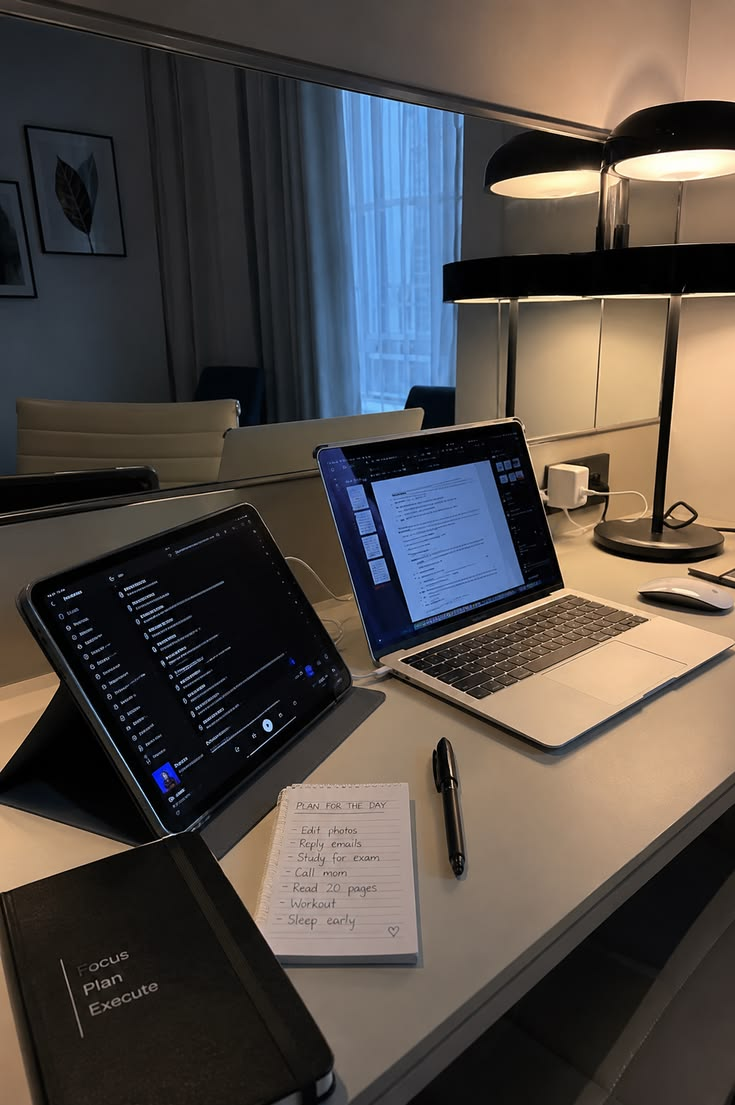
#> input picture accounts/antigpt/posts/1-straight-a-hacks/sourced/slide1.jpg, 735 x 1105 px
$ python process_images.py
#> lines starting #> are read from the running program, lines starting #| are printed output that depends on the picture
"""
Process images for antigpt post 1: "3 study hacks straight A students never tell you about".

Copy tone: casual lowercase "study with me" voice with a "swipe →" cue on the hook
(approved from quality-gate attempt-005, 2026-09-08).

Renderer lineage: makebrainrotvideos post-5 styling (centered white Arial, black
outline, numbered header + paragraph) with the antigpt quality-gate upgrades
from attempt-003/004: 3x supersampling + Lanczos downsample, anti-aliased
stroke_width outline, and the AntiGPT logo under the brand name on the CTA.
All design values are in final-canvas pixels; SCALE is applied at draw time.

Slide copy below mirrors flow.md exactly, including manual line breaks.

Run from the repo root:
    python3 accounts/antigpt/posts/1-straight-a-hacks/process_images.py
"""

from pathlib import Path

from PIL import Image, ImageDraw, ImageEnhance, ImageFont

# --- Canvas ---
TARGET_W = 1080
TARGET_H = 1920
TARGET_RATIO = TARGET_W / TARGET_H
SCALE = 3  # supersampling factor for text rendering
RW, RH = TARGET_W * SCALE, TARGET_H * SCALE

# --- Text config (identical to makebrainrotvideos post 5) ---
HEADER_SIZE = 40
BODY_SIZE = 30
HOOK_SIZE = 38
CTA_LABEL_SIZE = 34
CTA_URL_SIZE = 44
OUTLINE_WIDTH = 3
LINE_SPACING = 16
HEADER_BODY_GAP = 30
MARGIN_X = 140
LOGO_PATH = Path(__file__).resolve().parents[2] / "assets" / "logo-white.png"  # accounts/antigpt/assets/
LOGO_W = 150       # final-canvas px
LOGO_GAP = 36      # gap between brand name baseline and logo top, final px

# --- Sourced images (empty for now: solid black) ---
SOURCED_DIR = Path(__file__).parent / "sourced"
IMAGE_MAP: dict[int, str] = {
    1: "slide1.jpg",  # hotel-style desk, laptop + iPad, warm lamp
    2: "slide2.jpg",  # bedroom desk, student writing with headphones (450x800, upscaled)
    3: "slide3.jpg",  # black desk setup, whiteboard, 10:30 screen
    4: "slide4.jpg",  # library, student writing at a desk
    5: "slide5.jpg",  # over-shoulder, iPad + notebook by a window
}

# --- Slide definitions with manual line breaks (mirror copy.md) ---
SLIDES = [
    {
        "id": 1,
        "role": "hook",
        "header": None,
        "body": "3 study hacks straight A students\nnever tell you about\nswipe \u2192",
        "overlay_pct": 0.65,
    },
    {
        "id": 2,
        "role": "step",
        "header": "1. start with the exam",
        "body": "past papers first, textbook second.\nexams repeat themselves way more than\nteachers admit. study what gets asked.",
        "overlay_pct": 0.75,
    },
    {
        "id": 3,
        "role": "step",
        "header": "2. write the ugly draft first",
        "body": "no sources, no outline. just what you\nalready think, in bad sentences.\nfixing a bad page > staring at a blank one",
        "overlay_pct": 0.75,
    },
    {
        "id": 4,
        "role": "step",
        "header": "3. ask your professor",
        "body": "office hours, the week before the exam.\nask \"what do students usually get wrong?\"\nthey\u2019ll tell you. nobody asks.",
        "overlay_pct": 0.75,
    },
    {
        "id": 5,
        "role": "cta",
        "header": None,
        "body": "chatgpt wrote your ugly draft?\nrun it through this before you submit.\nit bypasses turnitin and all AI detectors",
        "cta_url": "AntiGPT",
        "overlay_pct": 0.78,
    },
]


def load_font(size: int, bold: bool = True) -> ImageFont.FreeTypeFont:
    size = size * SCALE
    if bold:
        candidates = [
            "/System/Library/Fonts/Supplemental/Arial Bold.ttf",
            "arialbd.ttf",
            "/usr/share/fonts/truetype/liberation/LiberationSans-Bold.ttf",
        ]
    else:
        candidates = [
            "/System/Library/Fonts/Supplemental/Arial.ttf",
            "arial.ttf",
            "/usr/share/fonts/truetype/liberation/LiberationSans-Regular.ttf",
        ]
    for path in candidates:
        try:
            return ImageFont.truetype(path, size)
        except OSError:
            continue
    for path in [
        "/System/Library/Fonts/Supplemental/Arial Bold.ttf",
        "/System/Library/Fonts/Helvetica.ttc",
    ]:
        try:
            return ImageFont.truetype(path, size)
        except OSError:
            continue
    print("[font fallback] Arial not found; using default")
    return ImageFont.load_default()


def normalize_to_9_16(img: Image.Image) -> Image.Image:
    w, h = img.size
    current_ratio = w / h
    if current_ratio > TARGET_RATIO:
        new_w = int(h * TARGET_RATIO)
        left = (w - new_w) // 2
        img = img.crop((left, 0, left + new_w, h))
    elif current_ratio < TARGET_RATIO:
        new_h = int(w / TARGET_RATIO)
        if new_h <= h:
            top = (h - new_h) // 2
            img = img.crop((0, top, w, top + new_h))
    return img.resize((RW, RH), Image.LANCZOS)


def apply_treatment(img: Image.Image) -> Image.Image:
    img = ImageEnhance.Contrast(img).enhance(1.12)
    img = ImageEnhance.Color(img).enhance(0.85)
    return img


def apply_dark_overlay(img: Image.Image, opacity: float) -> Image.Image:
    overlay = Image.new("RGB", (RW, RH), (0, 0, 0))
    return Image.blend(img, overlay, opacity)


def make_black_bg() -> Image.Image:
    return Image.new("RGB", (RW, RH), (0, 0, 0))


def draw_text_block(draw: ImageDraw.ImageDraw, text: str, font: ImageFont.FreeTypeFont, start_y: int) -> int:
    """Centered white text with anti-aliased black stroke. Coordinates in render (scaled) px."""
    lines = text.split("\n")
    stroke = OUTLINE_WIDTH * SCALE
    spacing = LINE_SPACING * SCALE
    margin = MARGIN_X * SCALE
    current_y = start_y
    for line in lines:
        bbox = font.getbbox(line)
        line_w = bbox[2] - bbox[0]
        line_h = bbox[3] - bbox[1]
        x = (RW - line_w) // 2
        if x < margin:
            x = margin
        draw.text((x, current_y), line, font=font, fill="white", stroke_width=stroke, stroke_fill="black")
        current_y += line_h + spacing
    return current_y


def calc_text_height(text: str, font: ImageFont.FreeTypeFont) -> int:
    total = 0
    for line in text.split("\n"):
        bbox = font.getbbox(line)
        total += bbox[3] - bbox[1] + LINE_SPACING * SCALE
    return total - LINE_SPACING * SCALE


def render_slide(slide: dict) -> Image.Image:
    photo_file = IMAGE_MAP.get(slide["id"])
    if photo_file and (SOURCED_DIR / photo_file).exists():
        img = Image.open(SOURCED_DIR / photo_file).convert("RGB")
        img = normalize_to_9_16(img)
        img = apply_treatment(img)
        img = apply_dark_overlay(img, slide["overlay_pct"])
    else:
        if photo_file:
            print(f"[slide {slide['id']}] missing sourced/{photo_file}, using black")
        img = make_black_bg()

    draw = ImageDraw.Draw(img)
    role = slide["role"]

    if role == "hook":
        font = load_font(HOOK_SIZE, bold=True)
        text_h = calc_text_height(slide["body"], font)
        draw_text_block(draw, slide["body"], font, (RH - text_h) // 2)

    elif role == "step":
        header_font = load_font(HEADER_SIZE, bold=True)
        body_font = load_font(BODY_SIZE, bold=False)
        header_h = calc_text_height(slide["header"], header_font)
        body_h = calc_text_height(slide["body"], body_font)
        total_h = header_h + HEADER_BODY_GAP * SCALE + body_h
        y = draw_text_block(draw, slide["header"], header_font, (RH - total_h) // 2)
        y += (HEADER_BODY_GAP - LINE_SPACING) * SCALE
        draw_text_block(draw, slide["body"], body_font, y)

    elif role == "cta":
        label_font = load_font(CTA_LABEL_SIZE, bold=False)
        url_font = load_font(CTA_URL_SIZE, bold=True)
        label_h = calc_text_height(slide["body"], label_font)
        url_h = calc_text_height(slide["cta_url"], url_font)
        logo = Image.open(LOGO_PATH).convert("RGBA")
        lw = LOGO_W * SCALE
        lh = round(logo.height * lw / logo.width)
        logo = logo.resize((lw, lh), Image.LANCZOS)
        total_h = label_h + 40 * SCALE + url_h + LOGO_GAP * SCALE + lh
        y = draw_text_block(draw, slide["body"], label_font, (RH - total_h) // 2)
        y += (40 - LINE_SPACING) * SCALE
        y = draw_text_block(draw, slide["cta_url"], url_font, y)
        y += (LOGO_GAP - LINE_SPACING) * SCALE
        img.paste(logo, ((RW - lw) // 2, y), logo)

    return img.resize((TARGET_W, TARGET_H), Image.LANCZOS)


def main() -> None:
    out_dir = Path(__file__).parent / "processed"
    out_dir.mkdir(exist_ok=True)
    for slide in SLIDES:
        img = render_slide(slide)
#> in render_slide, img is the input picture: PIL image 735x1105 RGB; mean R, G, B 81.8, 75.5, 71.3
#> in normalize_to_9_16, `img = img.crop((left, 0, left + new_w, h))`:
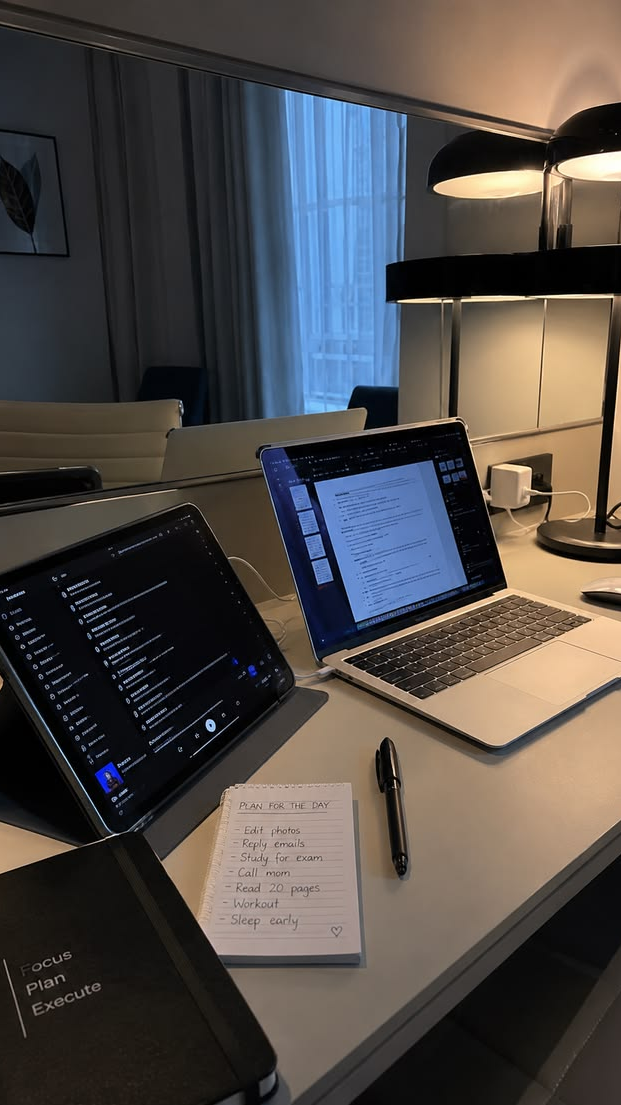
#> img: PIL image 621x1105 RGB; mean R, G, B 79, 74.2, 71.8
#> in apply_dark_overlay, `overlay = Image.new("RGB", (RW, RH), (0, 0, 0))`: overlay: PIL image 3240x5760 RGB; every value is 0
#> in apply_dark_overlay, `return Image.blend(img, overlay, opacity)`:
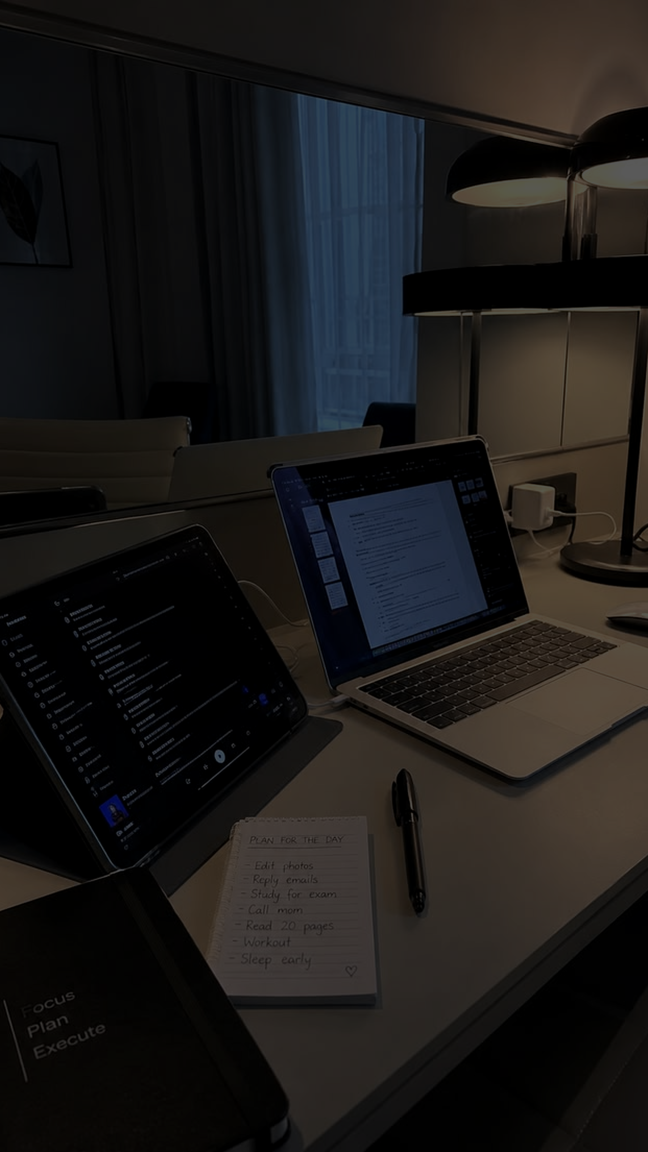
#> returned value: PIL image 3240x5760 RGB (shown at 1/5 size); mean R, G, B 27, 25.5, 24.6
        assert img.size == (TARGET_W, TARGET_H)
        out_path = out_dir / f"slide_{slide['id']:02d}.png"
        img.save(out_path, "PNG")
        print(f"Saved: processed/{out_path.name}")
#| Saved: processed/slide_01.png
#> pass 2 of the loop in main, `for slide in SLIDES:`:
#> photo_file = 'slide2.jpg'
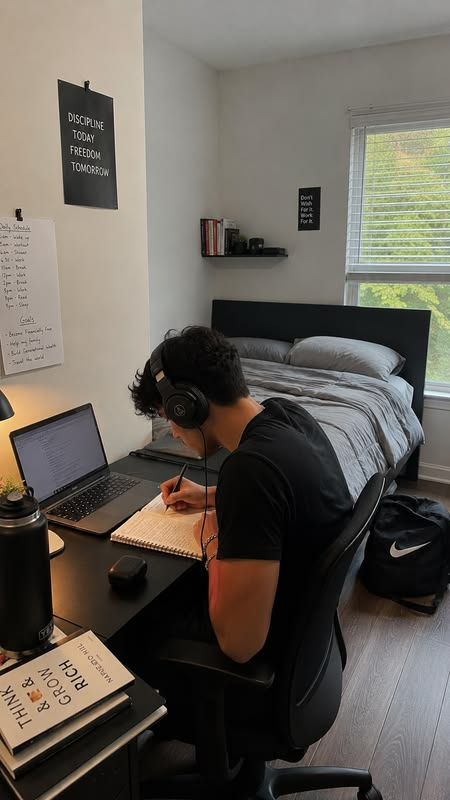
#> input picture accounts/antigpt/posts/1-straight-a-hacks/sourced/slide2.jpg, 450 x 800 px
#> in render_slide, img is the input picture: PIL image 450x800 RGB; mean R, G, B 101.4, 95.8, 87.5
#> in apply_dark_overlay (call 2), `return Image.blend(img, overlay, opacity)`:
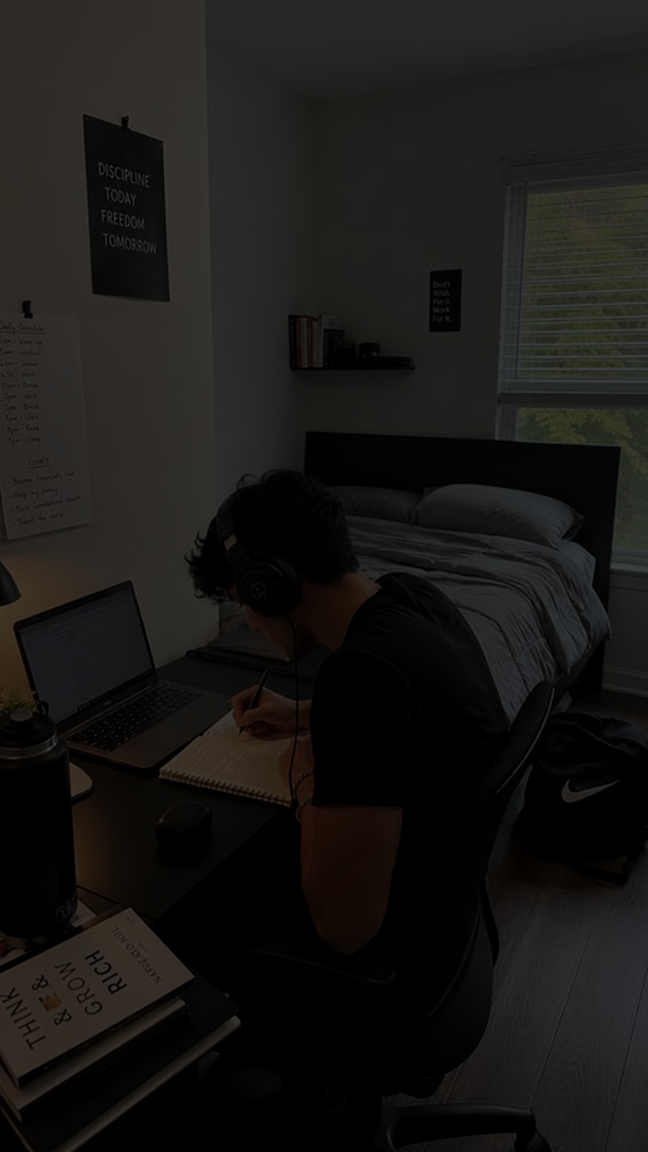
#> returned value: PIL image 3240x5760 RGB (shown at 1/5 size); mean R, G, B 25, 23.7, 21.7
#> role = 'step'
#> header_h = 93
#> body_h = 357
#> total_h = 540
#> in render_slide (call 2), `y = draw_text_block(draw, slide["header"], header_font, (RH - total_h)..`: y = 2751
#> in render_slide (call 2), `y += (HEADER_BODY_GAP - LINE_SPACING) * SCALE`: y = 2793
#| Saved: processed/slide_02.png
#> pass 3 of the loop in main, `for slide in SLIDES:`:
#> photo_file = 'slide3.jpg'
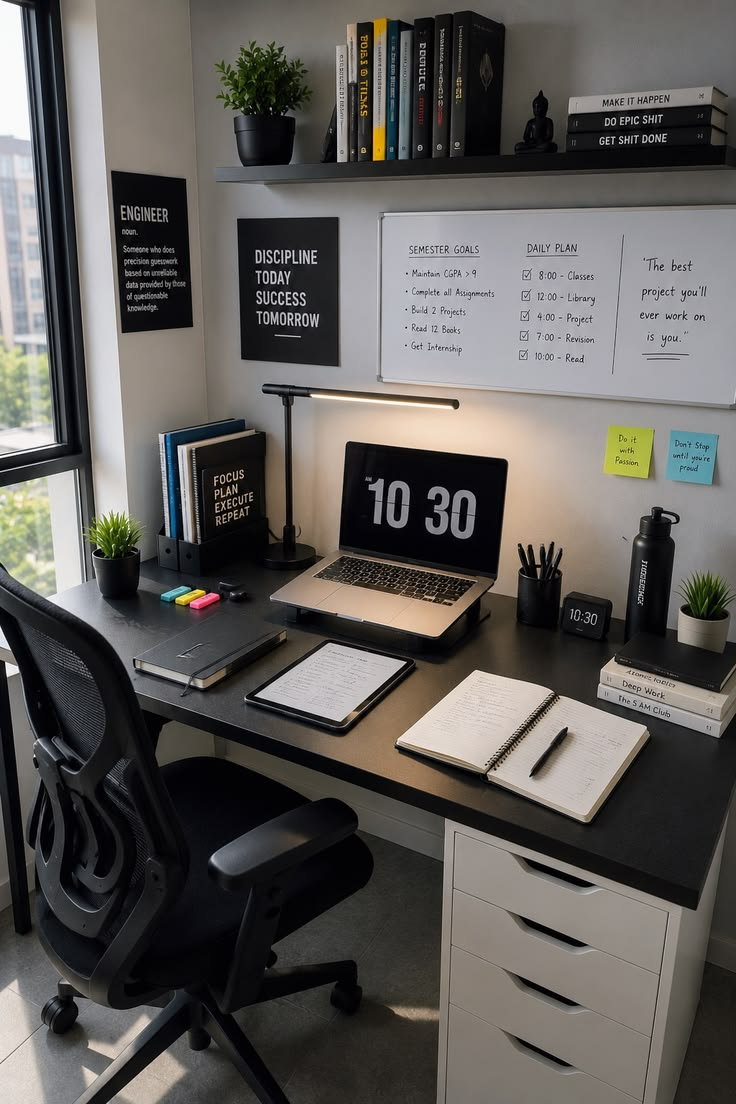
#> input picture accounts/antigpt/posts/1-straight-a-hacks/sourced/slide3.jpg, 736 x 1104 px
#> in render_slide, img is the input picture: PIL image 736x1104 RGB; mean R, G, B 94.6, 91.6, 88.5
#> in normalize_to_9_16 (call 3), `img = img.crop((left, 0, left + new_w, h))`:
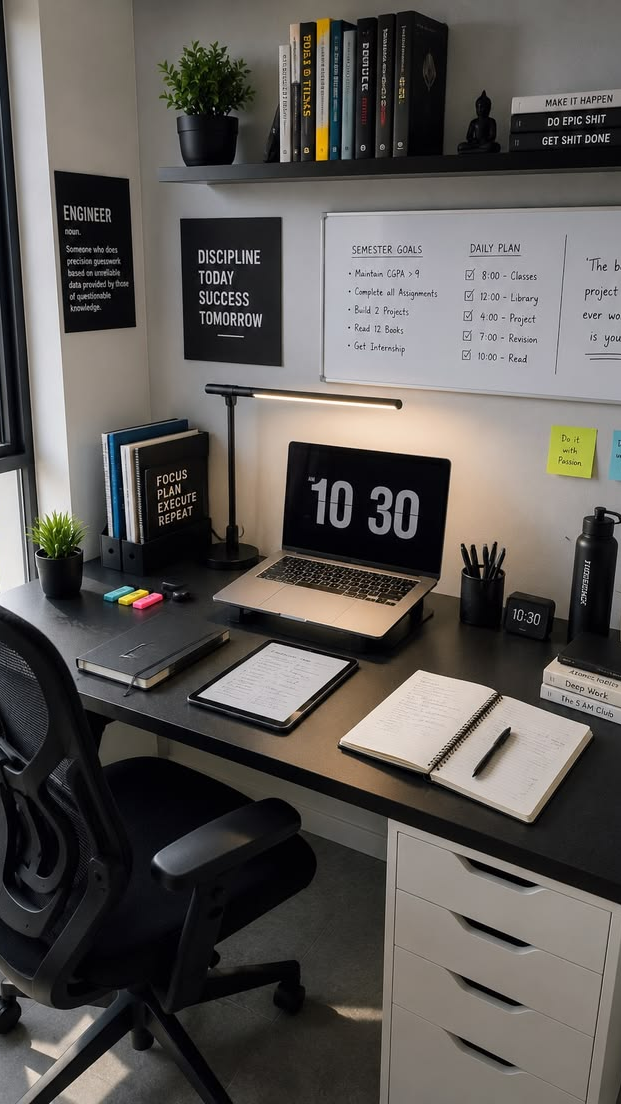
#> img: PIL image 621x1104 RGB; mean R, G, B 92.8, 89.1, 85.7
#> in apply_dark_overlay (call 3), `return Image.blend(img, overlay, opacity)`:
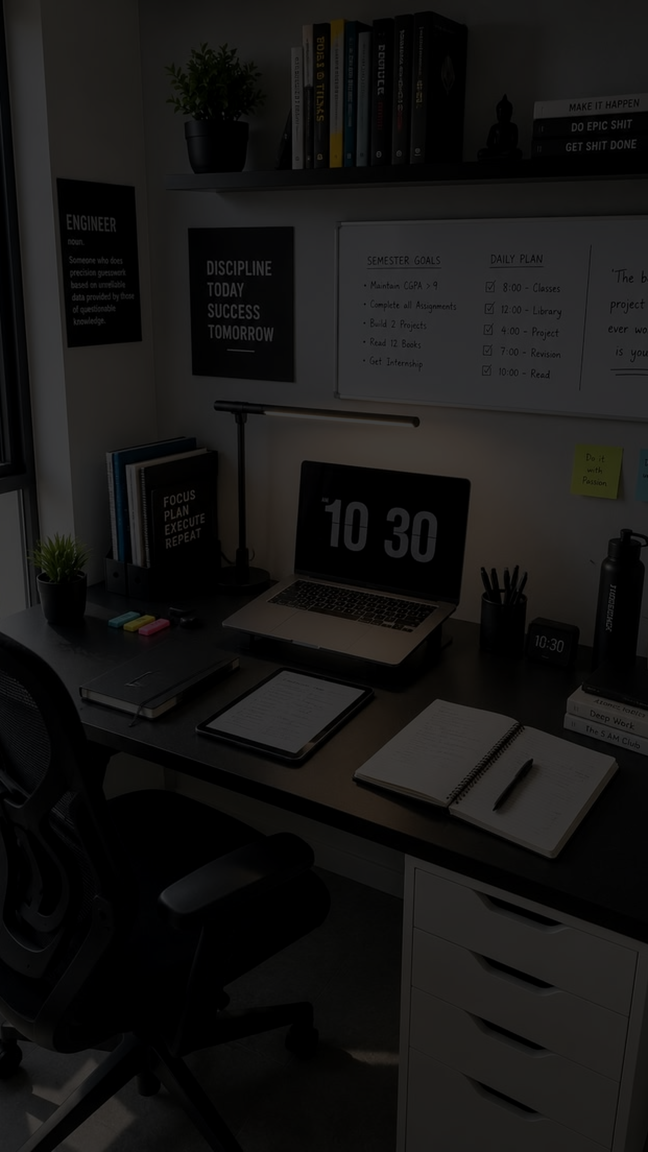
#> returned value: PIL image 3240x5760 RGB (shown at 1/5 size); mean R, G, B 22.8, 22, 21
#> header_h = 116
#> total_h = 563
#> in render_slide (call 3), `y = draw_text_block(draw, slide["header"], header_font, (RH - total_h)..`: y = 2762
#> in render_slide (call 3), `y += (HEADER_BODY_GAP - LINE_SPACING) * SCALE`: y = 2804
#| Saved: processed/slide_03.png
#> the loop made 5 passes; the first 3 are shown

    # Contact sheet for quick review (post root, not part of the publish set)
    imgs = [Image.open(out_dir / f"slide_{s['id']:02d}.png") for s in SLIDES]
    s = 0.3
    tw, th = int(TARGET_W * s), int(TARGET_H * s)
    sheet = Image.new("RGB", (tw * len(imgs) + 20 * (len(imgs) + 1), th + 40), (40, 40, 40))
    for i, im in enumerate(imgs):
        sheet.paste(im.resize((tw, th)), (20 + i * (tw + 20), 20))
    sheet.save(Path(__file__).parent / "contact-sheet.png", "PNG")
    print(f"Done. {len(SLIDES)} slides + contact sheet.")


if __name__ == "__main__":
#> (the run stopped early here; a loop or call above may not have finished)
